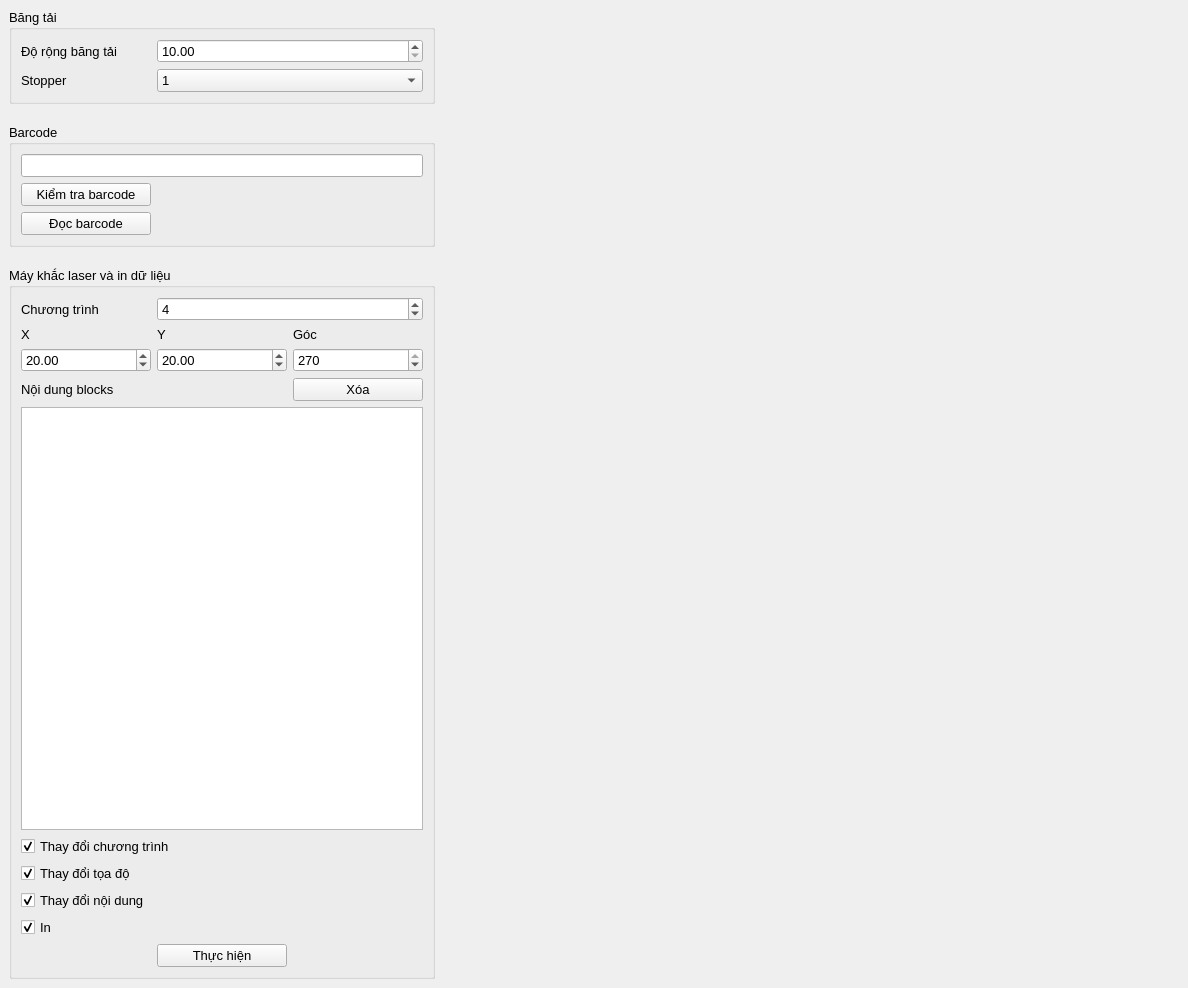
<?xml version="1.0" encoding="UTF-8"?>
<ui version="4.0">
 <class>ControlWindow</class>
 <widget class="QMainWindow" name="ControlWindow">
  <property name="geometry">
   <rect>
    <x>0</x>
    <y>0</y>
    <width>1188</width>
    <height>988</height>
   </rect>
  </property>
  <property name="font">
   <font>
    <pointsize>10</pointsize>
   </font>
  </property>
  <property name="windowTitle">
   <string>MainWindow</string>
  </property>
  <widget class="QWidget" name="centralwidget">
   <layout class="QGridLayout" name="gridLayout_2">
    <property name="horizontalSpacing">
     <number>30</number>
    </property>
    <property name="verticalSpacing">
     <number>20</number>
    </property>
    <item row="1" column="1">
     <widget class="QGroupBox" name="groupBox_5">
      <property name="minimumSize">
       <size>
        <width>300</width>
        <height>0</height>
       </size>
      </property>
      <property name="title">
       <string>Barcode</string>
      </property>
      <layout class="QGridLayout" name="gridLayout_5">
       <item row="1" column="0">
        <widget class="QPushButton" name="pushButton_4">
         <property name="text">
          <string>Kiểm tra barcode</string>
         </property>
        </widget>
       </item>
       <item row="2" column="0">
        <widget class="QPushButton" name="btnBarcodeRead">
         <property name="minimumSize">
          <size>
           <width>130</width>
           <height>0</height>
          </size>
         </property>
         <property name="text">
          <string>Đọc barcode</string>
         </property>
        </widget>
       </item>
       <item row="2" column="1">
        <spacer name="horizontalSpacer_3">
         <property name="orientation">
          <enum>Qt::Orientation::Horizontal</enum>
         </property>
         <property name="sizeHint" stdset="0">
          <size>
           <width>40</width>
           <height>20</height>
          </size>
         </property>
        </spacer>
       </item>
       <item row="0" column="0" colspan="2">
        <widget class="QLineEdit" name="txtBarcodeData">
         <property name="readOnly">
          <bool>true</bool>
         </property>
        </widget>
       </item>
      </layout>
     </widget>
    </item>
    <item row="0" column="1">
     <widget class="QGroupBox" name="groupBox_4">
      <property name="minimumSize">
       <size>
        <width>0</width>
        <height>0</height>
       </size>
      </property>
      <property name="title">
       <string>Băng tải</string>
      </property>
      <layout class="QGridLayout" name="gridLayout_8">
       <item row="1" column="0">
        <widget class="QLabel" name="label_6">
         <property name="text">
          <string>Stopper</string>
         </property>
        </widget>
       </item>
       <item row="0" column="0">
        <widget class="QLabel" name="label_8">
         <property name="minimumSize">
          <size>
           <width>130</width>
           <height>0</height>
          </size>
         </property>
         <property name="text">
          <string>Độ rộng băng tải</string>
         </property>
        </widget>
       </item>
       <item row="0" column="1">
        <widget class="QDoubleSpinBox" name="spxCvWidth">
         <property name="sizePolicy">
          <sizepolicy hsizetype="Expanding" vsizetype="Fixed">
           <horstretch>0</horstretch>
           <verstretch>0</verstretch>
          </sizepolicy>
         </property>
         <property name="minimum">
          <double>10.000000000000000</double>
         </property>
         <property name="maximum">
          <double>300.000000000000000</double>
         </property>
         <property name="singleStep">
          <double>0.100000000000000</double>
         </property>
        </widget>
       </item>
       <item row="1" column="1">
        <widget class="QComboBox" name="cbxStopper">
         <property name="minimumSize">
          <size>
           <width>130</width>
           <height>0</height>
          </size>
         </property>
         <item>
          <property name="text">
           <string>1</string>
          </property>
         </item>
         <item>
          <property name="text">
           <string>2</string>
          </property>
         </item>
        </widget>
       </item>
      </layout>
     </widget>
    </item>
    <item row="1" column="2">
     <spacer name="horizontalSpacer">
      <property name="orientation">
       <enum>Qt::Orientation::Horizontal</enum>
      </property>
      <property name="sizeHint" stdset="0">
       <size>
        <width>4000</width>
        <height>20</height>
       </size>
      </property>
     </spacer>
    </item>
    <item row="2" column="1">
     <widget class="QGroupBox" name="groupBox_3">
      <property name="sizePolicy">
       <sizepolicy hsizetype="Preferred" vsizetype="Expanding">
        <horstretch>0</horstretch>
        <verstretch>0</verstretch>
       </sizepolicy>
      </property>
      <property name="title">
       <string>Máy khắc laser và in dữ liệu</string>
      </property>
      <layout class="QGridLayout" name="gridLayout_6">
       <item row="0" column="0">
        <widget class="QLabel" name="label">
         <property name="minimumSize">
          <size>
           <width>130</width>
           <height>0</height>
          </size>
         </property>
         <property name="text">
          <string>Chương trình</string>
         </property>
        </widget>
       </item>
       <item row="0" column="1" colspan="2">
        <widget class="QSpinBox" name="spxProgram">
         <property name="minimum">
          <number>-10</number>
         </property>
         <property name="maximum">
          <number>9999</number>
         </property>
         <property name="value">
          <number>4</number>
         </property>
        </widget>
       </item>
       <item row="1" column="0">
        <widget class="QLabel" name="label_2">
         <property name="text">
          <string>X</string>
         </property>
        </widget>
       </item>
       <item row="6" column="0" colspan="3">
        <widget class="TableView" name="tbvMarkBlocks">
         <property name="minimumSize">
          <size>
           <width>200</width>
           <height>0</height>
          </size>
         </property>
         <property name="font">
          <font>
           <pointsize>12</pointsize>
          </font>
         </property>
         <attribute name="horizontalHeaderStretchLastSection">
          <bool>true</bool>
         </attribute>
         <attribute name="verticalHeaderVisible">
          <bool>false</bool>
         </attribute>
         <attribute name="verticalHeaderMinimumSectionSize">
          <number>24</number>
         </attribute>
         <attribute name="verticalHeaderDefaultSectionSize">
          <number>24</number>
         </attribute>
        </widget>
       </item>
       <item row="1" column="2">
        <widget class="QLabel" name="label_4">
         <property name="text">
          <string>Góc</string>
         </property>
        </widget>
       </item>
       <item row="2" column="1">
        <widget class="QDoubleSpinBox" name="spxMarkY">
         <property name="minimumSize">
          <size>
           <width>130</width>
           <height>0</height>
          </size>
         </property>
         <property name="minimum">
          <double>-300.000000000000000</double>
         </property>
         <property name="maximum">
          <double>300.000000000000000</double>
         </property>
         <property name="value">
          <double>20.000000000000000</double>
         </property>
        </widget>
       </item>
       <item row="2" column="2">
        <widget class="QSpinBox" name="spxMarkAngle">
         <property name="minimumSize">
          <size>
           <width>130</width>
           <height>0</height>
          </size>
         </property>
         <property name="minimum">
          <number>0</number>
         </property>
         <property name="maximum">
          <number>270</number>
         </property>
         <property name="singleStep">
          <number>90</number>
         </property>
         <property name="value">
          <number>270</number>
         </property>
        </widget>
       </item>
       <item row="1" column="1">
        <widget class="QLabel" name="label_3">
         <property name="text">
          <string>Y</string>
         </property>
        </widget>
       </item>
       <item row="5" column="0" colspan="2">
        <widget class="QLabel" name="label_5">
         <property name="text">
          <string>Nội dung blocks</string>
         </property>
        </widget>
       </item>
       <item row="2" column="0">
        <widget class="QDoubleSpinBox" name="spxMarkX">
         <property name="minimumSize">
          <size>
           <width>100</width>
           <height>0</height>
          </size>
         </property>
         <property name="minimum">
          <double>-300.000000000000000</double>
         </property>
         <property name="maximum">
          <double>300.000000000000000</double>
         </property>
         <property name="value">
          <double>20.000000000000000</double>
         </property>
        </widget>
       </item>
       <item row="5" column="2">
        <widget class="QPushButton" name="btnBlockClear">
         <property name="text">
          <string>Xóa</string>
         </property>
        </widget>
       </item>
       <item row="7" column="0" colspan="3">
        <widget class="QCheckBox" name="chxChangeProgram">
         <property name="text">
          <string>Thay đổi chương trình</string>
         </property>
         <property name="checked">
          <bool>true</bool>
         </property>
        </widget>
       </item>
       <item row="8" column="0" colspan="3">
        <widget class="QCheckBox" name="chxChangePos">
         <property name="text">
          <string>Thay đổi tọa độ</string>
         </property>
         <property name="checked">
          <bool>true</bool>
         </property>
        </widget>
       </item>
       <item row="9" column="0" colspan="3">
        <widget class="QCheckBox" name="chxChangeContent">
         <property name="text">
          <string>Thay đổi nội dung</string>
         </property>
         <property name="checked">
          <bool>true</bool>
         </property>
        </widget>
       </item>
       <item row="10" column="0" colspan="3">
        <widget class="QCheckBox" name="chxPrint">
         <property name="text">
          <string>In</string>
         </property>
         <property name="checked">
          <bool>true</bool>
         </property>
        </widget>
       </item>
       <item row="11" column="1">
        <widget class="QPushButton" name="btnMark">
         <property name="text">
          <string>Thực hiện</string>
         </property>
        </widget>
       </item>
      </layout>
     </widget>
    </item>
   </layout>
  </widget>
 </widget>
 <customwidgets>
  <customwidget>
   <class>TableView</class>
   <extends>QTableView</extends>
   <header>tableview.h</header>
  </customwidget>
 </customwidgets>
 <resources/>
 <connections/>
</ui>
